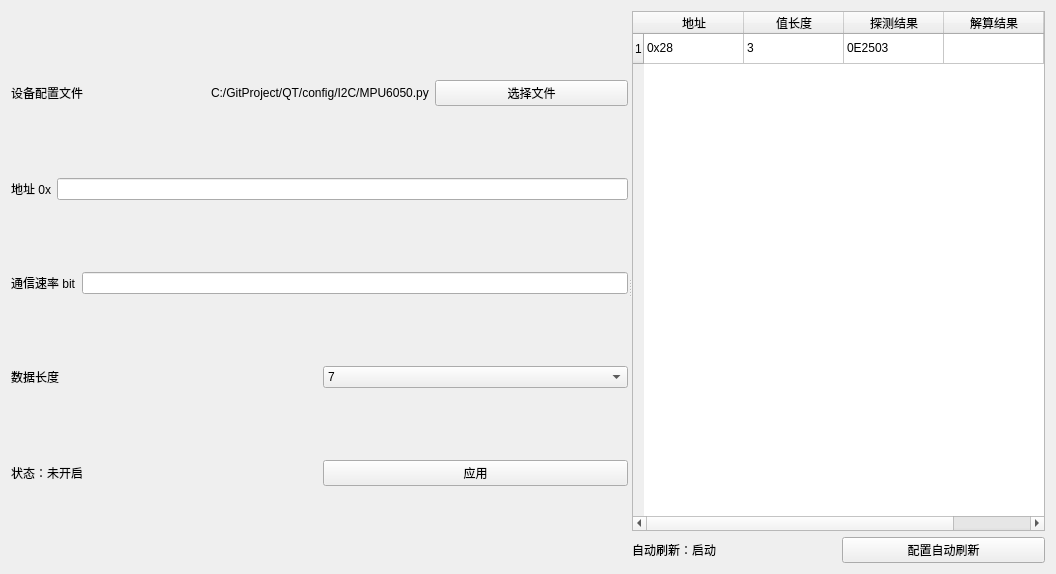
<?xml version="1.0" encoding="UTF-8"?>
<ui version="4.0">
 <class>IICDeviceEach</class>
 <widget class="RepeaterWidget" name="IICDeviceEach">
  <property name="geometry">
   <rect>
    <x>0</x>
    <y>0</y>
    <width>1056</width>
    <height>574</height>
   </rect>
  </property>
  <property name="windowTitle">
   <string>IICDeviceBasic</string>
  </property>
  <layout class="QHBoxLayout" name="horizontalLayout">
   <item>
    <widget class="QSplitter" name="splitter">
     <property name="orientation">
      <enum>Qt::Horizontal</enum>
     </property>
     <widget class="QWidget" name="layoutWidget">
      <layout class="QVBoxLayout" name="verticalLayout">
       <property name="topMargin">
        <number>3</number>
       </property>
       <property name="bottomMargin">
        <number>6</number>
       </property>
       <item>
        <layout class="QHBoxLayout" name="horizontalLayout_6">
         <item>
          <widget class="QLabel" name="label_4">
           <property name="text">
            <string>设备配置文件</string>
           </property>
          </widget>
         </item>
         <item>
          <widget class="QLabel" name="DeviceFile">
           <property name="text">
            <string>C:/GitProject/QT/config/I2C/MPU6050.py</string>
           </property>
          </widget>
         </item>
         <item>
          <widget class="QPushButton" name="ChooseFile">
           <property name="text">
            <string>选择文件</string>
           </property>
          </widget>
         </item>
        </layout>
       </item>
       <item>
        <layout class="QHBoxLayout" name="horizontalLayout_2">
         <item>
          <widget class="QLabel" name="label">
           <property name="text">
            <string>地址 0x</string>
           </property>
          </widget>
         </item>
         <item>
          <widget class="QLineEdit" name="lineEdit"/>
         </item>
        </layout>
       </item>
       <item>
        <layout class="QHBoxLayout" name="horizontalLayout_3">
         <item>
          <widget class="QLabel" name="label_2">
           <property name="text">
            <string>通信速率 bit</string>
           </property>
          </widget>
         </item>
         <item>
          <widget class="QLineEdit" name="lineEdit_2"/>
         </item>
        </layout>
       </item>
       <item>
        <layout class="QHBoxLayout" name="horizontalLayout_4">
         <item>
          <widget class="QLabel" name="label_3">
           <property name="text">
            <string>数据长度</string>
           </property>
          </widget>
         </item>
         <item>
          <widget class="QComboBox" name="comboBox">
           <item>
            <property name="text">
             <string>7</string>
            </property>
           </item>
           <item>
            <property name="text">
             <string>10</string>
            </property>
           </item>
          </widget>
         </item>
        </layout>
       </item>
       <item>
        <layout class="QHBoxLayout" name="horizontalLayout_5">
         <item>
          <widget class="QLabel" name="state">
           <property name="text">
            <string>状态：未开启</string>
           </property>
          </widget>
         </item>
         <item>
          <widget class="QPushButton" name="apply">
           <property name="text">
            <string>应用</string>
           </property>
          </widget>
         </item>
        </layout>
       </item>
      </layout>
     </widget>
     <widget class="QWidget" name="layoutWidget">
      <layout class="QVBoxLayout" name="verticalLayout_2">
       <item>
        <widget class="QTableWidget" name="tableWidget">
         <row>
          <property name="text">
           <string>1</string>
          </property>
         </row>
         <column>
          <property name="text">
           <string>地址</string>
          </property>
         </column>
         <column>
          <property name="text">
           <string>值长度</string>
          </property>
         </column>
         <column>
          <property name="text">
           <string>探测结果</string>
          </property>
         </column>
         <column>
          <property name="text">
           <string>解算结果</string>
          </property>
         </column>
         <column>
          <property name="text">
           <string>操作</string>
          </property>
         </column>
         <item row="0" column="0">
          <property name="text">
           <string>0x28</string>
          </property>
         </item>
         <item row="0" column="1">
          <property name="text">
           <string>3</string>
          </property>
         </item>
         <item row="0" column="2">
          <property name="text">
           <string>0E2503</string>
          </property>
         </item>
        </widget>
       </item>
       <item>
        <layout class="QHBoxLayout" name="horizontalLayout_7">
         <item>
          <widget class="QLabel" name="AutoScanStaus">
           <property name="text">
            <string>自动刷新：启动</string>
           </property>
          </widget>
         </item>
         <item>
          <widget class="QPushButton" name="ConfigAutoScan">
           <property name="text">
            <string>配置自动刷新</string>
           </property>
          </widget>
         </item>
        </layout>
       </item>
      </layout>
     </widget>
    </widget>
   </item>
  </layout>
 </widget>
 <customwidgets>
  <customwidget>
   <class>RepeaterWidget</class>
   <extends>QWidget</extends>
   <header>repeaterwidget.h</header>
   <container>1</container>
  </customwidget>
 </customwidgets>
 <resources/>
 <connections/>
</ui>
